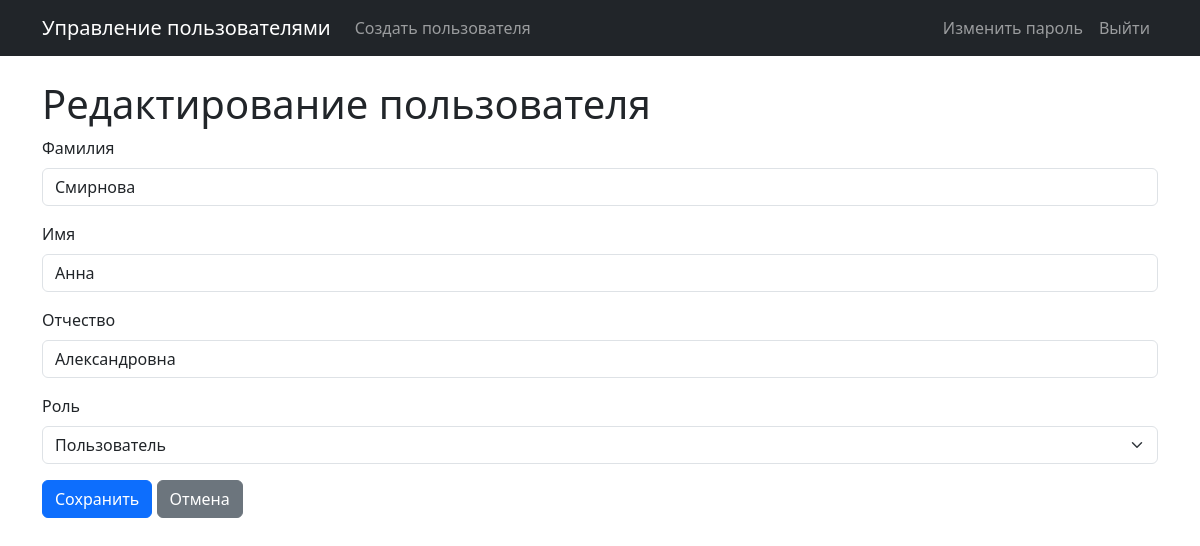
The app's page /user/4/edit (signed in) with its own data.
### app.py (models this page shows, shortened)
class User(UserMixin, db.Model):
    id = db.Column(db.Integer, primary_key=True)
    login = db.Column(db.String(50), unique=True, nullable=False)
    password_hash = db.Column(db.String(128), nullable=False)
    last_name = db.Column(db.String(50))
    first_name = db.Column(db.String(50), nullable=False)
    middle_name = db.Column(db.String(50))
    role_id = db.Column(db.Integer, db.ForeignKey('role.id'))
    created_at = db.Column(db.DateTime, default=datetime.utcnow)

class Role(db.Model):
    id = db.Column(db.Integer, primary_key=True)
    name = db.Column(db.String(50), nullable=False)
    description = db.Column(db.String(200))
    users = db.relationship('User', backref='role', lazy=True)

### app.py (the view, shortened to what this page needs)
@app.route('/user/<int:user_id>/edit', methods=['GET', 'POST'])
@login_required  # Требуется авторизация
def edit_user(user_id):
    user = User.query.get_or_404(user_id)
    roles = Role.query.all()
    return render_template('user_form.html', user=user, roles=roles)

### app.py (called while the page is built)
@login_manager.user_loader
def load_user(user_id):
    return User.query.get(int(user_id))

### templates/user_form.html (shortened to what this page needs)
{% extends "base.html" %}
{% block content %}
<h1>{% if user %}Редактирование{% else %}Создание{% endif %} пользователя</h1>
<form method="POST">
    <div class="mb-3">
        <label for="last_name" class="form-label">Фамилия</label>
        <input type="text" class="form-control" id="last_name" name="last_name" value="{{ user.last_name if user else last_name or '' }}">
    </div>
    <div class="mb-3">
        <label for="first_name" class="form-label">Имя</label>
        <input type="text" class="form-control" id="first_name" name="first_name" value="{{ user.first_name if user else first_name or '' }}" required>
    </div>
    <div class="mb-3">
        <label for="middle_name" class="form-label">Отчество</label>
        <input type="text" class="form-control" id="middle_name" name="middle_name" value="{{ user.middle_name if user else middle_name or '' }}">
    </div>
    <div class="mb-3">
        <label for="role_id" class="form-label">Роль</label>
        <select class="form-select" id="role_id" name="role_id">
            {% for role in roles %}
            <option value="{{ role.id }}" {% if (user and user.role_id == role.id) or (not user and role_id == role.id) %}selected{% endif %}>
                {{ role.name }}
            </option>
            {% endfor %}
        </select>
    </div>
    <button type="submit" class="btn btn-primary">Сохранить</button>
    <a href="{{ url_for('index') }}" class="btn btn-secondary">Отмена</a>
</form>
{% endblock %}

### records on screen
User: last_name "Смирнова", first_name "Анна", middle_name "Александровна", role_id "Пользователь"
